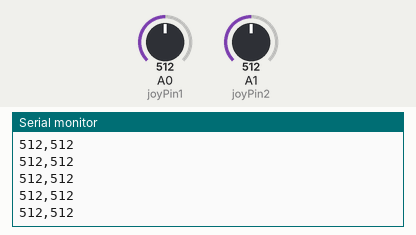
Recording of a sketch running on a simulated Arduino Uno, built with avr-gcc and run on an emulated ATmega328P. Parts: the last lines printed to the serial monitor. The inputs (shaded band) are chosen by the test bench; at power-on: A0 (joyPin1) = 512, A1 (joyPin2) = 512.

Above: at 1.2 s.
1.3 s: A0 (joyPin1) set to 716
At 1.41 s:
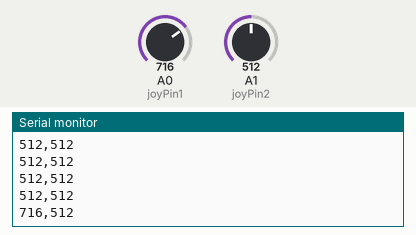
2.8 s: A1 (joyPin2) set to 716
At 2.82 s:
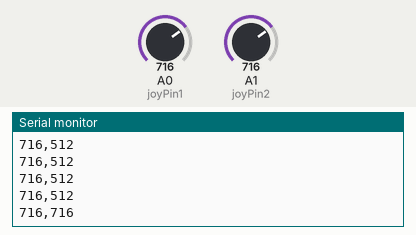
4.3 s: A0 (joyPin1) set to 900
At 4.33 s:
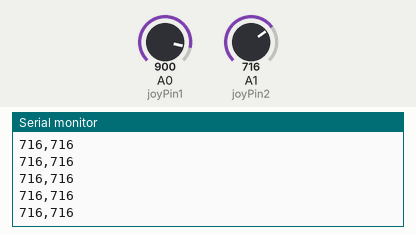
5.8 s: A1 (joyPin2) set to 900
At 5.84 s:
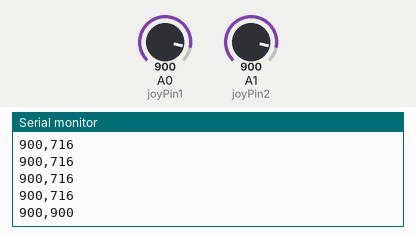
Timing chart, 0 to 8.3 s (numbered marks = the images above; inputs shaded):
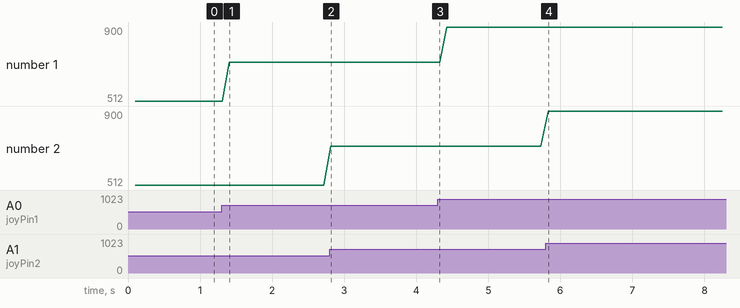

The sketch:

Arduino_i.ino
```cpp
int joyPin1 = 0;
int joyPin2 = 1;
int value1 = 0;
int value2 = 0;
void setup()
{
 Serial.begin (19200);
}
int treatValue(int data){
// return (data * 9 / 1024) + 48;
return (data);
}
void loop()
{
 value1 = analogRead(joyPin1);
 delay(100);
 value2 = analogRead(joyPin2);
 Serial.print(treatValue(value1));
 Serial.print(",");
 Serial.println(treatValue(value2));
}
```

Measured:
- after the input at 1.3 s, the serial monitor: prints a new line after 0.11 s (image 1)
- after the input at 2.8 s, the serial monitor: prints a new line at once (image 2)
- after the input at 5.8 s, the serial monitor: prints a new line at once (image 4)
- plotted number 1: 512 → 716 after the input at 1.3 s, 716 → 900 after the input at 4.3 s
